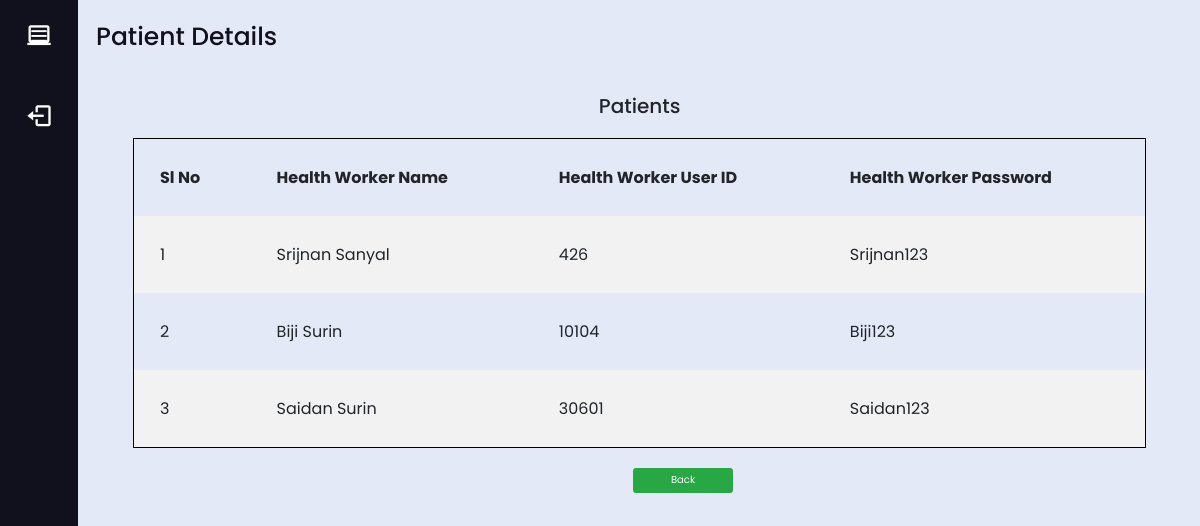
The page /total_hw.php on the database its author committed.
### tables this page shows
CREATE TABLE `hw_reg` (
  `hwname` varchar(100) NOT NULL,
  `User_ID` bigint(100) NOT NULL,
  `pass` varchar(100) NOT NULL
);

### total_hw.php (the view, shortened to what this page needs)
<?php
$conn = mysqli_connect("localhost", "arp7029", "790Aa@790", "doc_patient");
$q1 = "SELECT * FROM `hw_reg`";
$e1 = mysqli_query($conn, $q1);
?>
<!DOCTYPE html>
<html lang="en" dir="ltr">
<head>
    <link rel="stylesheet" href="style1.css">
    <link href='https://unpkg.com/boxicons@2.0.7/css/boxicons.min.css' rel='stylesheet'>
    <link rel="stylesheet" href="https://cdnjs.cloudflare.com/ajax/libs/font-awesome/4.7.0/css/font-awesome.min.css">
    <link rel="stylesheet" href="https://stackpath.bootstrapcdn.com/bootstrap/4.3.1/css/bootstrap.min.css">
</head>
<body>
    <div class="sidebar">
        <div class="logo-details">
            <a href="Volunteer/index.php"><i class='bx bx-laptop'></i></a>
            <i class='bx bx-menu' id="btn"></i>
        </div>
        <ul class="nav-list">
            <a href="../login.php"><i class="bx bx-log-out" id="log_out"></i> </a>
        </ul>
    </div>
    <section class="home-section">
        <div class="text">Patient Details</div>
        <div><br>
            <div class="row">
                <div class="column">
                    <table>
                        <h2 style="text-align: center;">Patients</h2><br>
                        <tr>
                            <th>Sl No</th>
                            <th>Health Worker Name</th>
                            <th>Health Worker User ID</th>
                            <th>Health Worker Password</th>
                        </tr>
                        <?php $num = 1;  ?>
                        <?php $arr_ind = 0;  ?>
                        <?php while ($r = mysqli_fetch_array($e1)) {
                        ?>
                            <tr><?php $arr_ind++; ?>
                                <td><?php echo $num++ ?></td>
                                <td><?php echo $r['hwname'] ?></td>
                                <td><?php echo $r['User_ID'] ?></td>
                                <td><?php echo $r['pass'] ?></td>
                            </tr>
                        <?php
                        }
                        ?>
                    </table>
                    <button type="submit" id="but1" style="height:20px;padding-bottom:2rem;width:100px;margin-top:2rem;margin-left: 50rem;" class="btn-wide btn btn-success"><a style="color: white;" href="admin.php">Back</a></button>
                </div>
    </section>
</body>
</html>

### style1.css (style rules this page uses)
* { margin: 0; padding: 0; box-sizing: border-box; font-family: "Poppins" , sans-serif; }
html { font-size: 62.5%; }
.sidebar { position: fixed; left: 0; top: 0; height: 100%; width: 7.8rem; background: #11101D; padding: .6rem 1.4rem; z-index: 99; transition: all 0.5s ease; }
.sidebar .logo-details { height: 6rem; display: flex; align-items: center; position: relative; }
.sidebar .logo-details #btn { position: absolute; top: 50%; right: 0; transform: translateY(-50%); font-size: 2.2rem; transition: all 0.4s ease; font-size: 2.3rem; text-align: center; cursor: pointer; transition: all 0.5s ease; }
.sidebar i { color: #fff; height: 6rem; min-width: 5rem; font-size: 2.8rem; text-align: center; line-height: 6rem; }
.sidebar .nav-list { margin-top: 2rem; height: 100%; }
.home-section { position: relative; background: #E4E9F7; min-height: 100vh; top: 0; left: 7.8rem; width: calc(100% - 7.8rem); transition: all 0.5s ease; z-index: 2; }
.home-section .text { display: inline-block; color: #11101d; font-size: 2.5rem; font-weight: 500; margin: 1.8rem }
td { padding-right: 1rem; margin-top: 1.5rem; padding-top: 1rem; }

### total_hw.php (style rules this page uses)
:root { --calendar-bg-color: #262829; --calendar-font-color: #FFF; --weekdays-border-bottom-color: #404040; --calendar-date-hover-color: #505050; --calendar-current-date-color: #1b1f21; --calendar-today-color: linear-gradient(to bottom, #03a9f4, #2196f3); --calendar-today-innerborder-color: transparent; --calendar-nextprev-bg-color: transparent; --next-prev-arrow-color: #FFF; --calendar-border-radius: 16px; --calendar-prevnext-date-color: #484848 }
* { padding: 0; margin: 0; }
* { box-sizing: border-box; }
.row { margin-left: 50px; margin-right: -5px; }
.column { float: left; width: 95%; padding: 5px; }
.row::after { content: ""; clear: both; display: table; }
table { border-collapse: collapse; border-spacing: 0; width: 100%; border: 1px solid black; }
th, td { text-align: left; padding: 26px; }
tr:nth-child(even) { background-color: #f2f2f2; }

### rows shown on the page
hw_reg: hwname "Srijnan Sanyal", User_ID "426", pass "Srijnan123"
hw_reg: hwname "Biji Surin", User_ID "10104", pass "Biji123"
hw_reg: hwname "Saidan Surin", User_ID "30601", pass "Saidan123"
